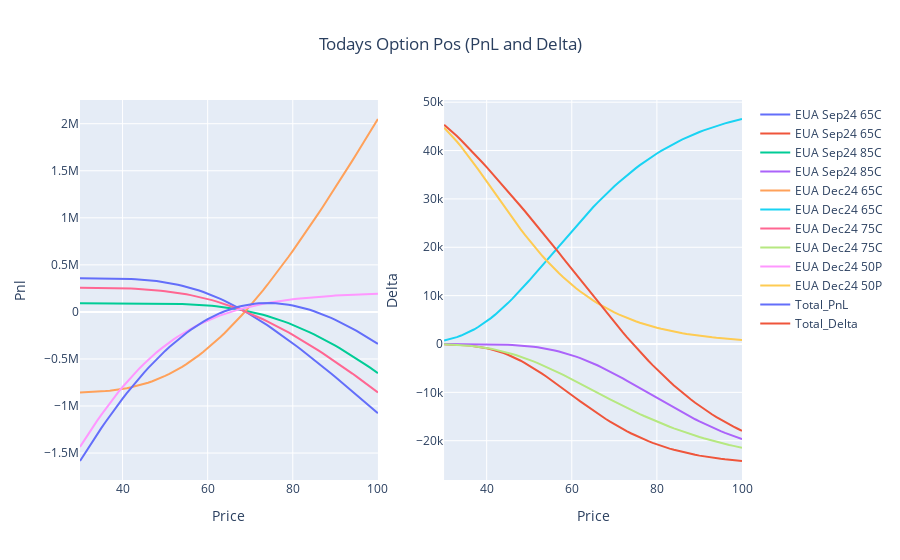

Notebook source saved alongside this figure:
### Markdown cell above
## End of Month

### Code cell
pnl_delta_plot(end_of_month)
